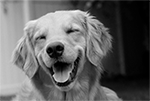
%> input picture learn/images/Adorbs.png, 150 x 101 px
$ octave edges.m   (GNU Octave 9; MATLAB toolbox functions it lacks are replaced by stand-ins)
%> lines starting %> are read from the running program, lines starting %| are printed output that depends on the picture
% quick script to find edges?

img = imread('adorbs.png');
%> img is the input picture: size 101x150x3 uint8; min 0, max 252, mean 98.9
img = double(squeeze(img(:,:,1))); % grayscale anyways
%> img: size 101x150 double

filter = [0 -0.25 0
          -.25 1 -.25
          0 -.25 0];

img2 = zeros(size(img));
for y = 2:(size(img,1)-1)
    for x = 2:(size(img,2)-1)
        area = img(y-1:y+1,x-1:x+1);
        img2(y,x) = dot(filter(:),area(:));
    end
end
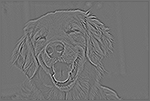
%> img2: size 101x150 double; min -74.25, max 90.5, mean -0.1; drawn with min black and max white

img2 = (img2-min(img2(:)))./max(img2(:));
img = img./max(img(:));

h = imagesc([img img2]);
axis([1 117*2 1 101]);
axis equal
colormap('gray');
caxis([0 1]);
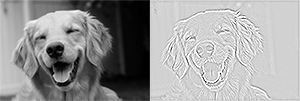
%> displayed picture: size 101x300x3, on the screen's scale of 0 to 255; min 0, max 255, mean 154.3

imsave(h);
%> (this line was passed over: imsave is not available in this run)
